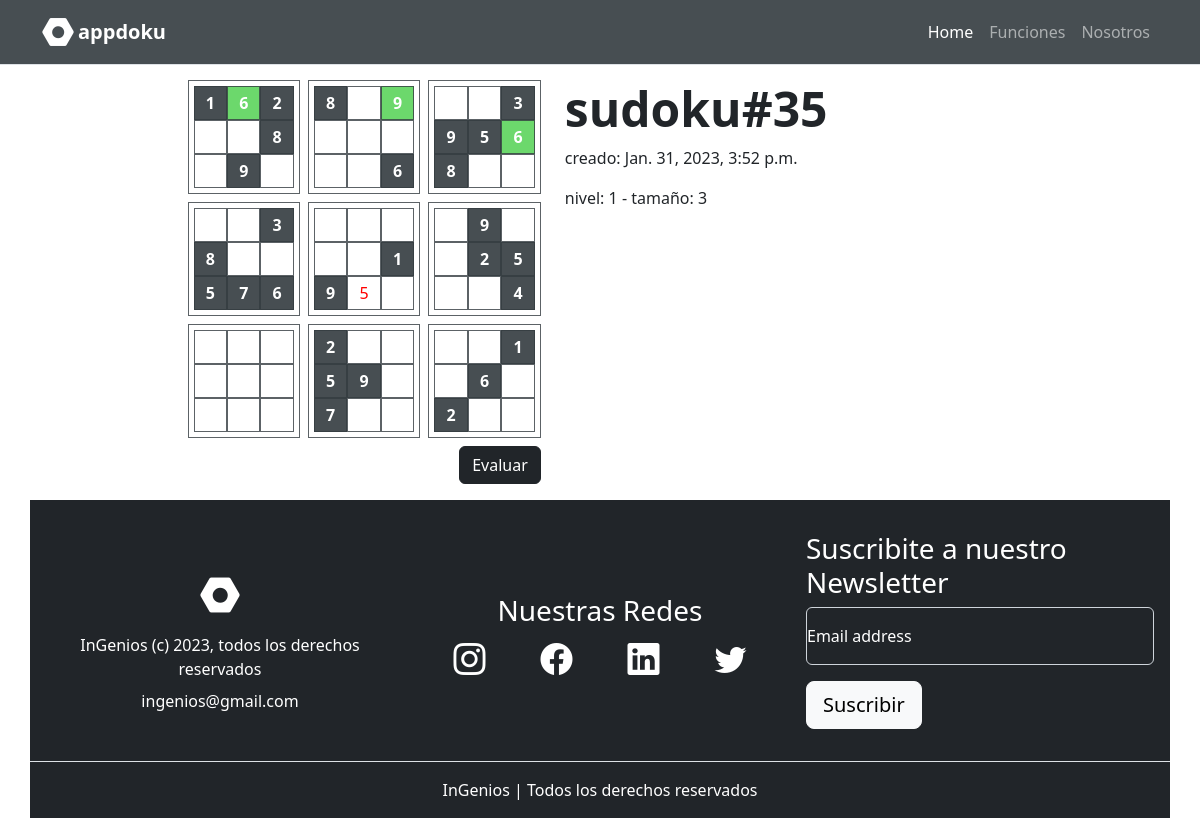
The app's page /appdoku/tablero/35 with its own data.
### appdoku/models.py (models this page shows, shortened)
class Tablero(models.Model):
    LEVEL_CHOICES = (
        ('1', 'bajo'),
        ('2', 'medio'),
        ('3', 'alto'),
    )
    SIZE_CHOICES =(
        ('3', '3x3'),
    )
    name = models.CharField(max_length=50, blank=True)
    level = models.CharField(max_length=1, default='2', choices=LEVEL_CHOICES)
    size = models.CharField(max_length=1, default='3', choices=SIZE_CHOICES)
    initial_sudoku = models.CharField(max_length=81, default='0')
    final_sudoku = models.CharField(max_length=81, default='0')
    user_sudoku = models.CharField(max_length=81, default='0')
    created = models.DateTimeField(auto_now_add=True)

### appdoku/views.py (the view)
# urls.py: path('tablero/<int:tablero_id>', views.tablero, name='tablero'),
def tablero(request, tablero_id):
    if request.method == 'POST':
        form = SudokuForm(request.POST)
        if form.is_valid():
            cd = form.cleaned_data
            tablero = Tablero.objects.get(id = tablero_id)
            sudoku_solution_str = tablero.final_sudoku
            sudoku_user_str=''
            for i in range(81):
                value = cd["id_"+str(i)]
                if value in ['1','2','3','4','5','6','7','8','9']:
                    sudoku_user_str += cd["id_"+str(i)]
                elif value == '?':
                    sudoku_user_str += sudoku_solution_str[i]
                else:
                    sudoku_user_str+='0'
            tablero.user_sudoku = sudoku_user_str
            tablero.save()
        else:
            print(form.errors)
        return redirect("/appdoku/tablero/"+str(tablero_id))
    else:
        form = SudokuForm()
        tablero = Tablero.objects.get(id = tablero_id)
        sudoku_initial_str = tablero.initial_sudoku
        sudoku_solution_str = tablero.final_sudoku
        sudoku_user_str = tablero.user_sudoku
        sudoku4template = []
        for i in range(81):
            if sudoku_initial_str[i] != '0':
                sudoku4template.append((i, 'id_'+str(i), str(i//27*3+(i%9)//3), sudoku_initial_str[i], 'P'))
            else:
                if sudoku_user_str[i] != '0':
                    if sudoku_user_str[i]==sudoku_solution_str[i]:
                        sudoku4template.append((i, 'id_'+str(i), str(i//27*3+(i%9)//3), sudoku_user_str[i], 'S'))
                    else:
                        sudoku4template.append((i, 'id_'+str(i), str(i//27*3+(i%9)//3), sudoku_user_str[i], 'D'))
                else:
                    sudoku4template.append((i, 'id_'+str(i), str(i//27*3+(i%9)//3), sudoku_initial_str[i], 'N'))
        sudoku4template_sorted = sorted(sudoku4template, key=lambda item: (item[2],item[0]))
        sudoku_cluster = []
        for fila in range(9):
            sudoku_cluster.append(sudoku4template_sorted[fila*9:(fila+1)*9])
    return render(request, 'appdoku/tablero.html', {'form': form, 'tablero': tablero, 'sudoku_cluster': sudoku_cluster})

### appdoku/templates/appdoku/tablero.html (shortened to what this page needs)
{% extends "appdoku/index.html" %}
{% load static %}
{% block contenido %}
<section class=" container mt-5 p-3">
    <div class="row mt-md-3 justify-content-center">
        <div class="col-12 col-md-5 order-md-last">
            <h2 class="text-center text-md-start display-5 fw-bold">{{ tablero.name }}#{{ tablero.id }}</h2>
            <p class="text-center text-md-start">creado: {{ tablero.created }}</p>
            <p class="text-center text-md-start">nivel: {{ tablero.level }} - tamaño: {{ tablero.size }}</p>
        </div>
        <div class="col-12 col-md-7 col-lg-5 col-xl-4">
            <form enctype="multipart/form-data" action="/appdoku/tablero/{{ tablero.id }}" method="post" class="row justify-content-center align-items-center" novalidate>
                <div class="grilla gap-2">
                    {% for fila in sudoku_cluster %}
                    <div class="grilla celda">
                        {% for id, id_str, box, value, flag in fila %}
                        {% if flag == 'N' %}
                        <div class="d-flex justify-content-center align-items-center">
                            <input type="text" class="celda celda-none" id="{{ id_str }}" name="{{ id_str }}" value="" autocomplete="off">
                        </div>
                        {% elif flag == 'P' %}
                        <div class="d-flex justify-content-center align-items-center">
                            <input type="text" class="celda celda-primary"
                                id="{{ id_str }}" name="{{ id_str }}" value="{{ value }}" readonly>
                        </div>
                        {% elif flag == 'S' %}
                        <div class="d-flex justify-content-center align-items-center">
                            <input type="text" class="celda celda-success"
                                id="{{ id_str }}" name="{{ id_str }}" value="{{ value }}" readonly>
                        </div>
                        {% elif flag == 'D' %}
                        <div class="d-flex justify-content-center align-items-center">
                            <input type="text" class="celda celda-danger"
                                id="{{ id_str }}" name="{{ id_str }}" value="{{ value }}">
                        </div>
                        {% endif %}
                        {% endfor %}
                    </div>
                    {% endfor %}
                </div>
                <div class="col d-flex justify-content-end align-items-center mt-2">
                    <input type="submit" class="btn btn-dark" value="Evaluar">
                </div>
            </form>
        </div>
    </div>
</section>
{% endblock %}

### appdoku/static/appdoku/styles.css (style rules this page uses)
.grilla { display: grid; grid-template-columns: repeat(3,1fr); grid-template-rows: repeat(3,1fr); }
.celda { border: rgba(52, 59, 64, 0.8) solid 0.75px; height: 100%; width: 100%; font-size: 1rem; text-align: center; padding: 5px; }
.celda-none { background-color: white; color: black; }
.celda-primary { background-color: rgba(52, 59, 64, 0.9); color: white; font-weight: bold; }
.celda-danger { background-color: white; color: red; }
.celda-success { background-color: rgb(108, 216, 108); color: white; font-weight: bold; }

### records on screen
Tablero: name "sudoku", id "35", created "Jan. 31, 2023, 3:52 p.m.", level "1", size "3"
